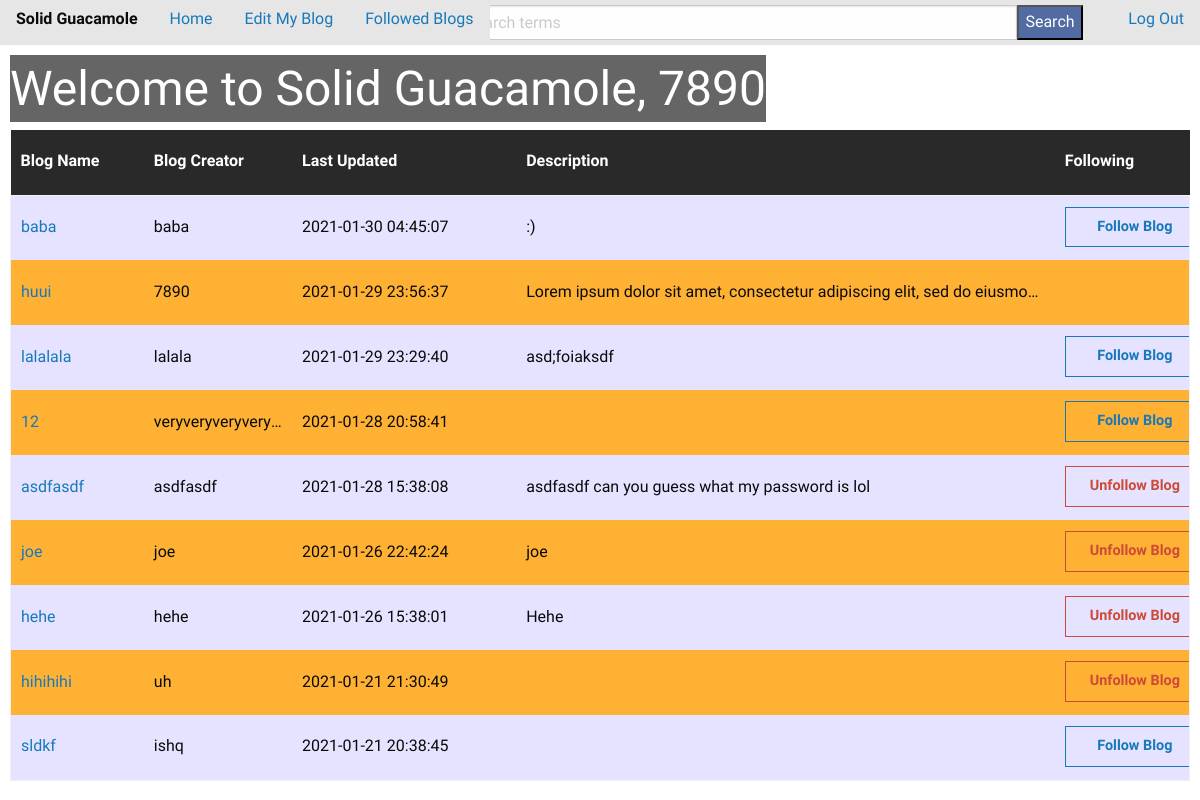
The page / (signed in) on the database its author committed.
### tables this page shows
CREATE TABLE users (id INTEGER PRIMARY KEY, username TEXT,
              password TEXT, blogname TEXT, blogdescription TEXT, time DATETIME);

### app/blog.py (the view)
@bp.route("/")
@login_required
def homepage():
    following = []
    for blog in blog_methods["getBlogs"]():
        if follow_methods["checkFollower"](blog["id"], blog_methods["getInfo"](session["username"], "id")):
            following += [blog["blogname"]]
    if "error_msg" in session:
        msg = session["error_msg"]
        session.pop("error_msg")
        return render_template("blog/home.html", blogs=blog_methods["getBlogs"](), following=following,
                                username=session["username"], error_msg=msg)
    return render_template("blog/home.html", blogs=blog_methods["getBlogs"](), following=following,
                            username=session["username"])

### app/auth.py (called while the page is built)
def login_required(view):
    @functools.wraps(view)
    def wrapped_view(**kwargs):
        if g.user is None:
            return redirect(url_for('auth.login'))
        return view(**kwargs)
    return wrapped_view

@bp.before_app_request
def load_logged_in_user():
    username = session.get('username')
    if username is None:
        g.user = None
    else:
        g.user = get_db().execute(
            'SELECT * FROM users WHERE username = ?', (username,)
        ).fetchone()

### app/db_builder.py (called while the page is built)
def get_db():
    if 'db' not in g:
        g.db = sqlite3.connect(
            current_app.config['DATABASE'],
            detect_types=sqlite3.PARSE_DECLTYPES
        )
        g.db.text_factory = text_factory
        g.db.row_factory = sqlite3.Row
    return g.db

def checkUsername(username):
    db = get_db()
    found = False
    for row in db.execute("SELECT * FROM users;"):
        found = found or (username == row[1])
    db.commit()
    return found

def getInfo(username, col):
    if checkUsername(username):
        db = get_db()
        info = db.execute("SELECT " + col + " FROM users WHERE username=?;", [username]).fetchone()[0]
        db.commit()
        return info
    return None

def getBlogs():
    db = get_db()
    blogs = db.execute("SELECT * from users ORDER BY time DESC;").fetchall()
    db.commit()
    return [dict(i) for i in blogs]

def checkFollower(userID, followerID):
    db = get_db()
    found = db.execute("SELECT * FROM followers WHERE userID=? AND followerID=?;",
                      (str(userID), str(followerID))).fetchone()
    db.commit()
    return found is not None

### app/templates/blog/home.html (shortened to what this page needs)
{% extends 'base.html' %} {% block header %}
<h1>{% block title %}Welcome to Solid Guacamole, {{ username }}{% endblock %}</h1>
{% endblock %} {% block content %}
<body class="allpages">
    <div class="container">
         {% if not blogs %}
        <h3>No blogs created yet.</h3>
        {% else %}
        <table id="transparent">
            <thead id="table-header">
                <th>Blog Name</th>
                <th>Blog Creator</th>
                <th>Last Updated</th>
                <th>Description</th>
                <th>Following</th>
            </thead>
            {% for blog in blogs %}
            <tr>
                <td><a href="{{ url_for('blog.viewBlog', username=blog['username']) }}">{{ blog["blogname"] }}</a></td>
                <td class="blogusername">{{ blog["username"] }}</td>
                <td>{{ blog["time"] }}</td>
                <td class="desc">{{ blog["blogdescription"] }}</td>
                <td class="followcolumn">
                    {% if username != blog["username"] %} {% if blog["blogname"] not in following %}
                    <form action="{{ url_for('follow.follow', username=blog['username']) }}" method="POST">
                        <input type="submit" id="follow" name="home" value="Follow Blog" class="hollow button"/>
                    </form>
                	{% else %}
                    <form action="{{ url_for('follow.unfollow', username=blog['username']) }}" method="POST">
                        <input type="submit" id="unfollow" name="home" value="Unfollow Blog" class="hollow button alert" />
                    </form>
                	{% endif %}
                {% endif %}
            	</td>
            </tr>
        {% endfor %}
        </table>
    {% endif %}
    </div>
</body>
{% endblock %}

### app/templates/base.html (shortened to what this page needs)
{% if pageNum is not defined %} {% set pageNum = 1 %} {% endif %}
<!doctype html>
<link rel="stylesheet" href="https://cdn.jsdelivr.net/npm/foundation-sites@6.6.3/dist/css/foundation.min.css"
>
<link rel="stylesheet" href="/static/styles.css" />
<div class="top-bar grid-x fluid stack-for-medium">
	<div class="cell medium-5">
		<ul class="dropdown menu" data-dropdown-menu>
			<li class="menu-text">Solid Guacamole</li>
			<li><a class="topdrop" href="{{ url_for('blog.homepage') }}">Home</a></li>
			<li><a class="topdrop" href="{{ url_for('blog.editBlog') }}">Edit My Blog</a></li>
			<li><a class="topdrop" href="{{ url_for('follow.followedBlogs') }}">Followed Blogs</a></li>
		</ul>
	</div>
    <div class="grid-x cell medium-5 align-center">
        <form action="{{ url_for('search.searchFunction') }}" class="grid-x row align-center" method="POST">
            <div class="input-group">
                <input class="input-group-field flex-child-grow" type="text" name="keywords" id="keywords" placeholder="Enter search terms" required />
                <div class="input-group-button">
                    <input name="search" id="search" type="submit" value="Search"/>
                </div>
            </div>
        </form>
    </div>
    <div class="cell medium-2 grid-x align-right">
		<ul class="dropdown menu align-right" data-dropdown-menu>
            <li><a class="topdrop" id="logout" href="{{ url_for('auth.logout') }}">Log Out</a></li>
		</ul>
    </div>
</div>
<section class="content">
  <header>
    {% block header %}{% endblock %}
  </header>
  {% block content %}{% endblock %}
</section>

### app/static/styles.css (style rules this page uses)
.top-bar { padding: 0px; width: 100%; height: auto; min-height: 45px; }
.top-bar .input-group { margin: 0px; }
.top-bar input[type="text"] { height: 35px; }
.top-bar li a { padding-left: 10px; padding-right: 10px; }
input#search { margin: 0px; background-color: rgba(31, 66, 141, 0.74); color: white; }
input#keywords { width: 600px; }
.top-bar .input-group-field { max-width: 600px; }
.top-bar * { float: left; }
.topdrop { height: 45px; }
.allpages { background: url("https://scottchoucino.com/wp-content/uploads/2016/12/ScottChoucino-1-1.jpg") no-repeat center center fixed; -webkit-background-size: cover; -moz-background-size: cover; -o-background-size: cover; background-size: cover; }
.allpages h1 { display: table; color: white; background-color: rgba(0, 0, 0, 0.603); }
.content { padding: 0 calc((100% - min(100%, 1500px)) / 2); }
section.content { margin: 10px; }
#transparent { background: rgba(0, 0, 0, 0); }
table * { background: rgba(0, 0, 0, 0); }
table thead { border: 0px; }
table tbody * { background: rgba(0, 0, 0, 0); }
table th { background-color: #292929; color: white; }
table tr { height: 65px; background: #ffa91e00; }
table tr:nth-child(odd) { background: rgba(224, 221, 255, 0.829); }
table tr:nth-child(even) { background: #ffa91ee5; }
table td.desc { word-wrap: normal; overflow-wrap: normal; word-break: normal; max-width: 400px; }
table td.blogusername { word-wrap: normal; overflow-wrap: normal; word-break: normal; max-width: 100px; overflow: hidden; text-overflow: ellipsis; }
table td.followcolumn { max-width: 100px; }
#unfollow { margin: 0px; width: 140px; font-weight: 900; }
#follow { margin: 0px; width: 140px; font-weight: 900; }
* { font-family: "Montserrat Alternates"; }
h1, h2, h3, h4 { font-family: "Montserrat Alternates"; }
td { text-overflow: ellipsis; white-space: nowrap; overflow: hidden; }
tr:nth-child(5) { overflow: auto; }

### rows shown on the page
users: blogname "baba", username "baba", time "2021-01-30 04:45:07", blogdescription ":)"
users: blogname "huui", username "7890", time "2021-01-29 23:56:37", blogdescription "Lorem ipsum dolor sit amet, consectetur adipiscing elit, sed do eiusmo…"
users: blogname "lalalala", username "lalala", time "2021-01-29 23:29:40", blogdescription "asd;foiaksdf"
users: blogname "12", username "veryveryveryvery…", time "2021-01-28 20:58:41"
users: blogname "asdfasdf", username "asdfasdf", time "2021-01-28 15:38:08", blogdescription "asdfasdf can you guess what my password is lol"
users: blogname "joe", username "joe", time "2021-01-26 22:42:24", blogdescription "joe"
users: blogname "hehe", username "hehe", time "2021-01-26 15:38:01", blogdescription "Hehe"
users: blogname "hihihihi", username "uh", time "2021-01-21 21:30:49"
users: blogname "sldkf", username "ishq", time "2021-01-21 20:38:45"

### other values the page prints
{{ username }} "7890"
